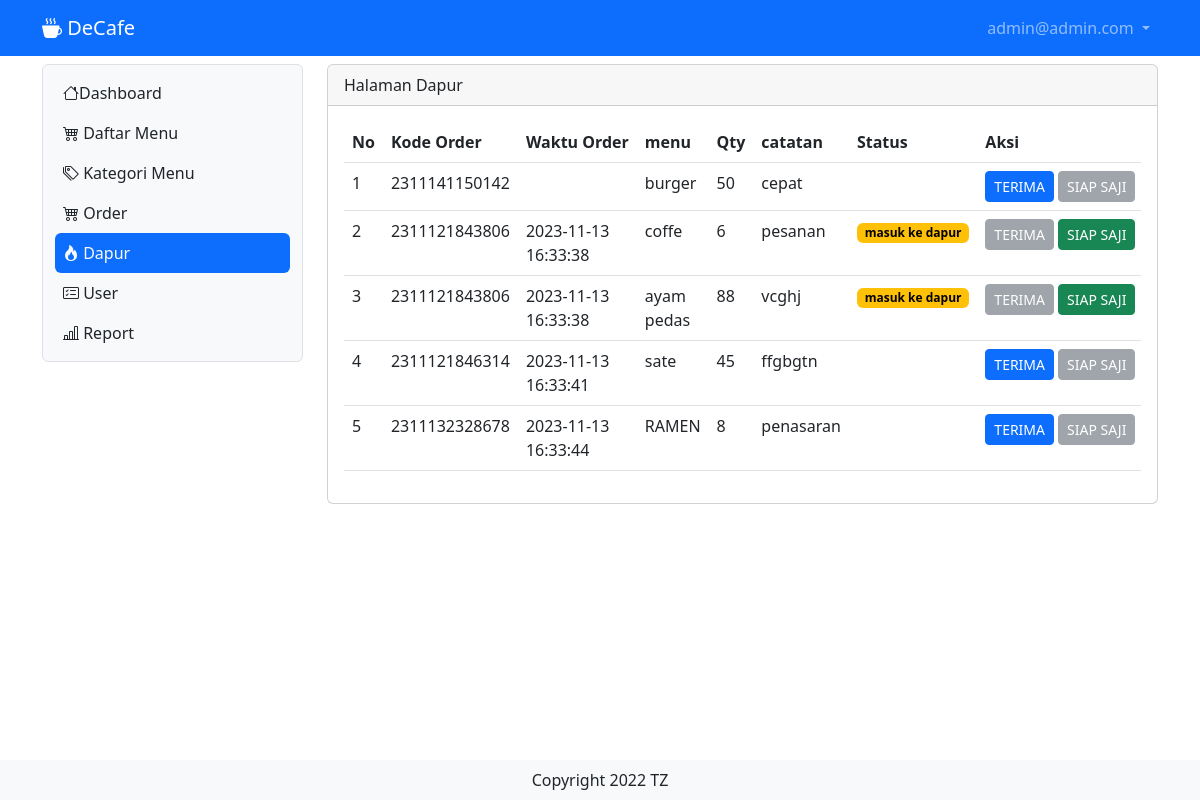
Page /decafe/dapur (signed in) on the committed database.
### tables this page shows
CREATE TABLE IF NOT EXISTS `tb_user` (
  `id` int NOT NULL AUTO_INCREMENT,
  `nama` varchar(200) DEFAULT NULL,
  `username` varchar(200) DEFAULT NULL,
  `password` varchar(200) DEFAULT NULL,
  `level` int DEFAULT NULL,
  `nohp` varchar(15) DEFAULT NULL,
  `alamat` varchar(300) DEFAULT NULL,
  PRIMARY KEY (`id`)
);

CREATE TABLE IF NOT EXISTS `tb_list_order` (
  `id_list_order` int NOT NULL AUTO_INCREMENT,
  `menu` int DEFAULT NULL,
  `kode_order` bigint DEFAULT NULL,
  `jumlah` int DEFAULT NULL,
  `catatan` varchar(300) DEFAULT NULL,
  `status` int DEFAULT NULL,
  PRIMARY KEY (`id_list_order`),
  KEY `menu` (`menu`),
  KEY `order` (`kode_order`) USING BTREE,
  CONSTRAINT `FK_tb_list_order_tb_daftar_menu` FOREIGN KEY (`menu`) REFERENCES `tb_daftar_menu` (`id`) ON DELETE RESTRICT ON UPDATE CASCADE,
  CONSTRAINT `FK_tb_list_order_tb_order` FOREIGN KEY (`kode_order`) REFERENCES `tb_order` (`id_order`) ON DELETE RESTRICT ON UPDATE CASCADE
);

CREATE TABLE IF NOT EXISTS `tb_daftar_menu` (
  `id` int NOT NULL AUTO_INCREMENT,
  `foto` varchar(200) DEFAULT NULL,
  `nama_menu` varchar(200) DEFAULT NULL,
  `keterangan` varchar(200) DEFAULT NULL,
  `kategori` int DEFAULT NULL,
  `harga` varchar(50) DEFAULT NULL,
  `stok` varchar(50) DEFAULT NULL,
  PRIMARY KEY (`id`),
  KEY `FK_tb_daftar_menu_tb_kategori_menu` (`kategori`),
  CONSTRAINT `FK_tb_daftar_menu_tb_kategori_menu` FOREIGN KEY (`kategori`) REFERENCES `tb_kategori_menu` (`id_kat_menu`) ON DELETE RESTRICT ON UPDATE CASCADE
);

CREATE TABLE IF NOT EXISTS `tb_order` (
  `id_order` bigint NOT NULL DEFAULT '0',
  `pelanggan` varchar(200) DEFAULT NULL,
  `meja` int DEFAULT NULL,
  `pelayan` int DEFAULT NULL,
  `waktu_order` timestamp NULL DEFAULT NULL,
  PRIMARY KEY (`id_order`),
  KEY `pelayan` (`pelayan`),
  CONSTRAINT `FK_tb_order_tb_user` FOREIGN KEY (`pelayan`) REFERENCES `tb_user` (`id`) ON DELETE RESTRICT ON UPDATE CASCADE
);

### decafe/dapur.php (the view, shortened to what this page needs)
<?php
include "proses/connect.php";
$query = mysqli_query($conn, "SELECT * FROM tb_list_order
LEFT JOIN tb_order ON tb_order.id_order = tb_list_order.kode_order
LEFT JOIN tb_daftar_menu ON tb_daftar_menu.id = tb_list_order.menu
LEFT JOIN tb_bayar ON tb_bayar.id_bayar = tb_order.id_order ORDER BY waktu_order ASC");
while ($record = mysqli_fetch_array($query)) {
    $result[] = $record;
}
?>
<div class="col-lg-9 mt-2">
    <div class="card">
        <div class="card-header">
            Halaman Dapur
        </div>
        <div class="card-body">
            <?php
            if (empty($result)) {
                echo "Data dapur tidak ada";
            } else {
            ?>
                <div class="table-responsive">
                    <table class="table table-hover">
                        <thead>
                            <tr class="text-nowrap">
                                <th scope="col">No</th>
                                <th scope="col">Kode Order</th>
                                <th scope="col">Waktu Order</th>
                                <th scope="col">menu</th>
                                <th scope="col">Qty</th>
                                <th scope="col">catatan</th>
                                <th scope="col">Status</th>
                                <th scope="col">Aksi</th>
                            </tr>
                        </thead>
                        <tbody>
                            <?php
                            $no = 1;
                            foreach ($result as $row) {
                                if($row['status'] !=2){
                            ?>
                                <tr>
                                    <td>
                                        <?php echo $no++ ?>
                                    </td>
                                    <td>
                                        <?php echo $row['kode_order'] ?>
                                    </td>
                                    <td>
                                        <?php echo $row['waktu_order'] ?>
                                    </td>
                                    <td>
                                        <?php echo $row['nama_menu'] ?>
                                    </td>
                                    <td>
                                        <?php echo $row['jumlah'] ?>
                                    </td>
                                    <td>
                                        <?php echo $row['catatan'] ?>
                                    </td>
                                    <td>
                                        <?php
                                        if ($row['status'] == 1) {
                                            echo "<span class='badge text-bg-warning'>masuk ke dapur</span>";
                                        } else if ($row['status'] == 2) {
                                            echo "<span class='badge text-bg-primary'>siap saji</span>";
                                        }
                                        ?>
                                    </td>
                                    <td>
                                        <div class="d-flex">
                                            <button class="<?php echo (!empty($row['status'])) ? "btn btn-secondary btn-sm me-1 disabled" : "btn btn-primary btn-sm me-1"; ?>" data-bs-toggle="modal" data-bs-target="#terima<?php echo $row['id_list_order'] ?>">TERIMA</button>
                                            <button class="<?php echo (empty($row['status']) || $row['status'] != 1) ? "btn btn-secondary btn-sm me-1 text-nowrap disabled" : "btn btn-success btn-sm me-1 text-nowrap"; ?>" data-bs-toggle="modal" data-bs-target="#siapsaji<?php echo $row['id_list_order'] ?>">SIAP SAJI</button>
                                        </div>
                                    </td>
                                </tr>
                            <?php
                            }
                        }
                            ?>
                        </tbody>
                    </table>
                </div>
            <?php
            }
            ?>
        </div>
    </div>
</div>

### decafe/header.php (shortened to what this page needs)
<?php
include "proses/connect.php";
$query = mysqli_query($conn, "SELECT * FROM tb_user WHERE username='$_SESSION[username_decafe]'");
?>
<nav class="navbar navbar-expand navbar-dark bg-primary sticky-top">
    <div class="container-lg">
        <a class="navbar-brand" href="."> <i class="bi bi-cup-hot-fill"></i> DeCafe</a>
        <div class="collapse navbar-collapse justify-content-end" id="navbarNavDropdown">
            <ul class="navbar-nav">
                <li class="nav-item dropdown">
                    <a class="nav-link dropdown-toggle" href="#" role="button" data-bs-toggle="dropdown" aria-expanded="false">
                        <?php echo $hasil['username'];
                        ?>
                    </a>
                </li>
            </ul>
        </div>
    </div>
</nav>

### rows in the picture
tb_user: username "admin@admin.com"
tb_list_order: kode_order "2311141150142", menu.nama_menu "burger", jumlah "50", catatan "cepat"
tb_list_order: kode_order "2311121843806", kode_order.waktu_order "2023-11-13 16:33:38", menu.nama_menu "coffe", jumlah "6", catatan "pesanan", status "masuk ke dapur"
tb_list_order: kode_order "2311121843806", kode_order.waktu_order "2023-11-13 16:33:38", menu.nama_menu "ayam pedas", jumlah "88", catatan "vcghj", status "masuk ke dapur"
tb_list_order: kode_order "2311121846314", kode_order.waktu_order "2023-11-13 16:33:41", menu.nama_menu "sate", jumlah "45", catatan "ffgbgtn"
tb_list_order: kode_order "2311132328678", kode_order.waktu_order "2023-11-13 16:33:44", menu.nama_menu "RAMEN", jumlah "8", catatan "penasaran"
